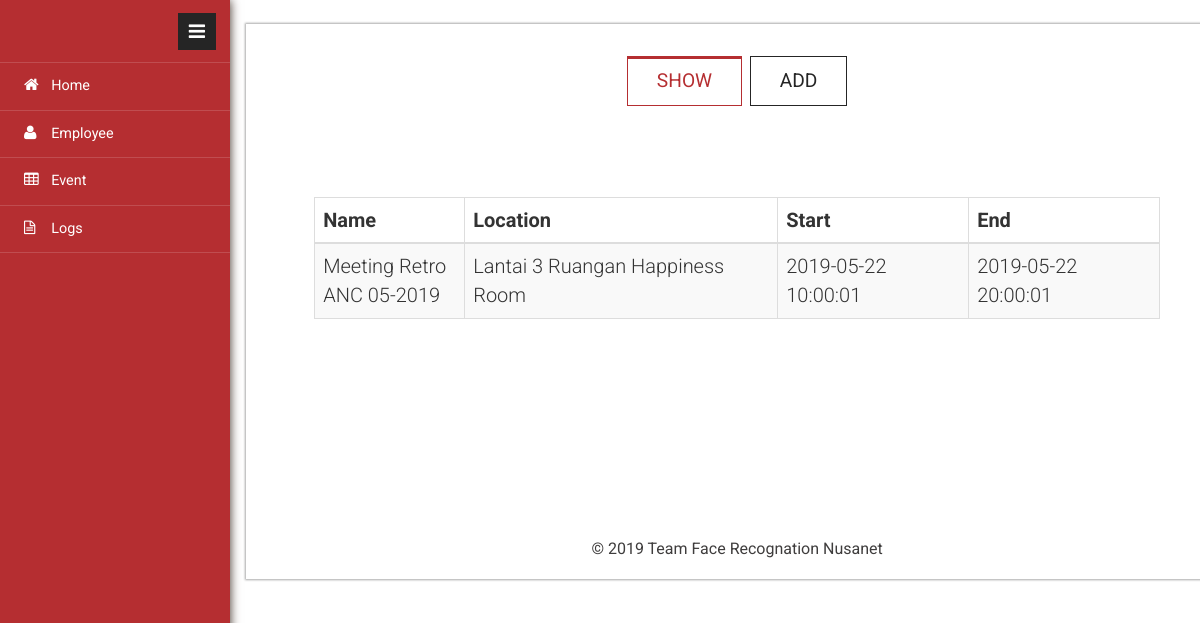
The app's page /?page=event, older data.
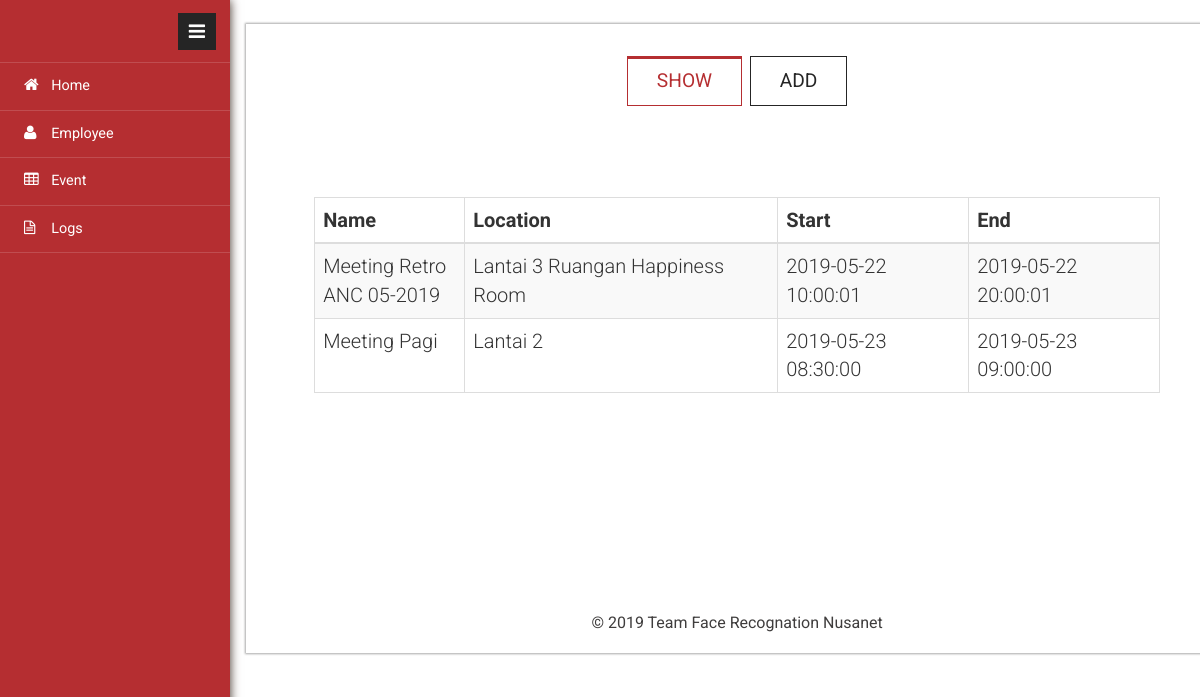
The same page, newer data.
### tables this page shows
CREATE TABLE `event` (
  `id` int(6) unsigned NOT NULL AUTO_INCREMENT,
  `event_id` varchar(30) NOT NULL,
  `event_name` varchar(100) NOT NULL,
  `event_location` varchar(150) NOT NULL,
  `event_start` datetime DEFAULT NULL,
  `event_end` datetime DEFAULT NULL,
  `input_time` timestamp NOT NULL DEFAULT current_timestamp() ON UPDATE current_timestamp(),
  PRIMARY KEY (`id`)
);

### web/event.php (the view, shortened to what this page needs)
<div class="tab-main">
    <div class="tab-inner">
        <div class="tabs" id="tabs">
            <div class="graph">
                <nav>
                    <ul>
                        <li class=tab-current>
                            <a href="#section-1"><span>
                                SHOW
                            </span></a>
                        </li>
                        <li>
                            <a href="#section-2" class="icon-cup">
                                <span>
                                    ADD
                                </span>
                            </a>
                        </li>
                    </ul>
                </nav>
                <div class="content tab">
                    <section id="section-1" class="content-current">
                        <?php
                           $sql = "SELECT  event_name, event_location, event_start, event_end FROM event ";
                           $result = $conn->query($sql);
                           if ($result->num_rows > 0) {
                               ?>
                              <table class="table table-striped table-bordered">
                                  <thead>
                                    <tr>
                                        <th>Name</th>
                                        <th>Location</th>
                                        <th>Start</th>
                                        <th>End</th>
                                    </tr>
                                  </thead>
                                  <tbody>
                            <?php
                               while($row = $result->fetch_assoc()) {
                                   echo "<tr>";
                                   echo "<td>" . $row["event_name"] . "</td>";
                                   echo "<td>" . $row["event_location"] . "</td>";
                                   echo "<td>" .  $row["event_start"] . "</td>";
                                   echo "<td>" . $row["event_end"] . "</td>";
                                   echo "</tr>" ;
                               }
                               echo "</tbody></table>";
                           } else {
                               ?>
                               <div class="alert alert-warning" role="alert">
                                   Event NOT FOUND
                                </div>
                               <?php
                           }
                        ?>
                    </section>
                </div>
            </div>
        </div>
    </div>
</div>

### web/index.php (shortened to what this page needs)
<!DOCTYPE HTML>
<html>
<head>
<link href="css/bootstrap.min.css" rel='stylesheet' type='text/css' />
<link href="css/style.css" rel='stylesheet' type='text/css' />
<link href="css/font-awesome.css" rel="stylesheet">
<link rel="stylesheet" href="css/icon-font.min.css" type='text/css' />
</head>
<body>
   <div class="page-container">
	<div class="left-content">
	   <div class="inner-content">
			<div class="content">
<div class="women_main">
   <div class="w_content">
		<?php
			if(isset($_GET['page'])){
				include_once($_GET['page'].'.php');
			}else{
					include_once('home.php');
			}
		?>
	</div>
<div class="footer">
						<p>© 2019 Team Face Recognation <a href="https://nusa.net.id">Nusanet</a></p>
			</div>
</div>
</div>
		</div>
</div>
				<div class="sidebar-menu">
					<header class="logo1">
						<a href="#" class="sidebar-icon"> <span class="fa fa-bars"></span> </a>
					</header>
                <div class="menu">
									<ul id="menu" >
										<li><a href="?page=home"><i class="fa fa-home"></i> <span>Home</span></a></li>
										 <li id="employee" ><a href="?page=employee"><i class="fa fa-user"></i> <span>Employee</span></a></li>
										 <li id="event" ><a href="?page=event"><i class="fa fa-table"></i> <span>Event</span></a></li>
										 <li id="Log" ><a href="?page=logs"><i class="fa fa-file-text-o"></i> <span>Logs</span></a></li>
										 </ul>
								</div>
							  </div>
							  <div class="clearfix"></div>
							</div>
</body>
</html>

Row changes from the older to the newer data that the page shows:
added event: event_name "Meeting Pagi", event_location "Lantai 2", event_start "2019-05-23 08:30:00", event_end "2019-05-23 09:00:00"
